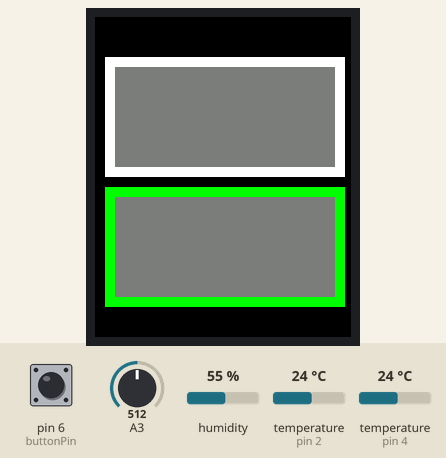
Simulated run of this sketch. Board: Arduino Pro Mini, built with avr-gcc and run on an emulated ATmega328P. Shown: 128×160 colour display. The inputs (shaded band) are chosen by the test bench; at power-on: pin 6 (buttonPin) HIGH, humidity 55 %, temperature (sensors on pin 4, pin 2) 24 °C, A3 = 512.

Above: at 1.3 s.
1.4 s: pin 6 (buttonPin) pulled LOW for 1 s
At 2.35 s:
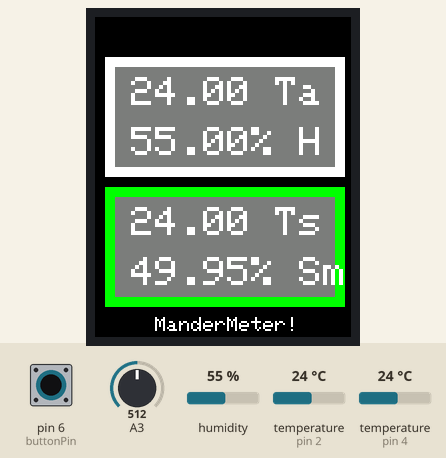
5.9 s: pin 6 (buttonPin) pulled LOW for 3.2 s
10.6 s: humidity set to 22 %
At 13.1 s:
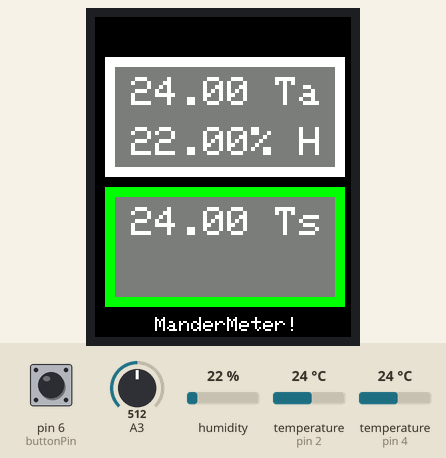
14.1 s: temperature (sensor on pin 4) set to 12 °C
At 15.1 s:
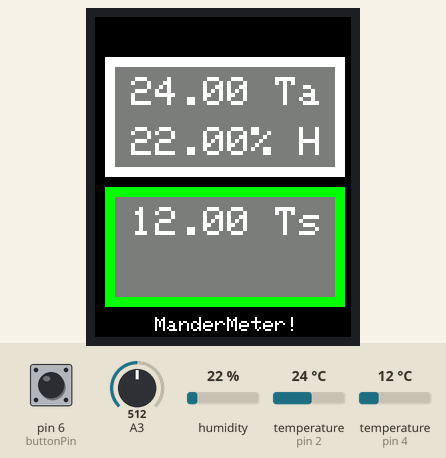
16.1 s: temperature (sensor on pin 2) set to 12 °C
At 19.2 s:
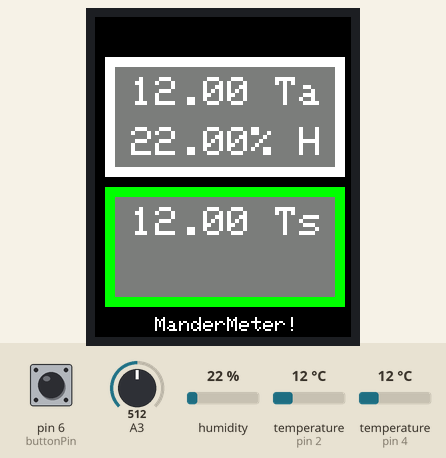
20.2 s: temperature (sensor on pin 4) set to 19 °C
At 21.3 s:
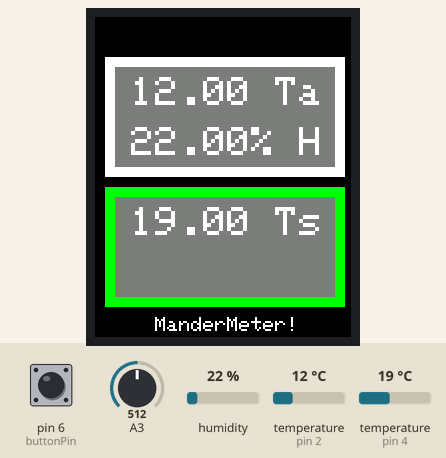
Timing chart, 0 to 23.2 s (numbered marks = the images above; inputs shaded):
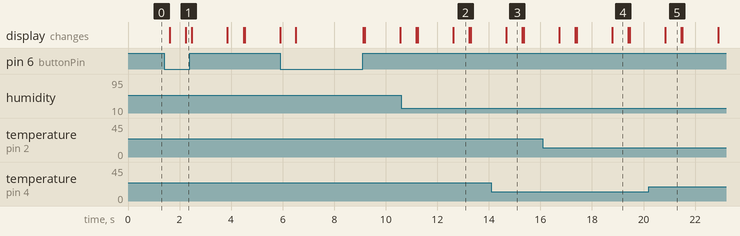

Measured:
- after the input at 1.4 s, the display: first differs from a run without the input after 0.83 s (image 1)
- what the display in image 2 shows lasts 0.6 s, from 12.6 s to 13.2 s

The sketch:

ManderMeter_Code.ino
```cpp
// (licence header left out)
/*Load required libraries. Note: your library use may vary depending on sensors selected;
this configuration assumes an analog 2-prong soil moisture sensor, DHT22 air temperature/moisture sensor, and DS18B20 waterproof
temperature sensor. The screen is a 1.8" TFT display, and the microcontroller is an Arduino Pro Mini. A rocker switch provides
power connection to the battery (STL files designed for a 9V battery, but any supply 3.3V or higher will do). A small arcade
pushbutton switch on the front of the device allows the user to reset initial readings and take new readings. */
#include <Adafruit_GFX.h>    // Core graphics library
#include <Adafruit_ST7735.h> // Hardware-specific library for ST7735
#include <SPI.h>
#include <OneWire.h>
#include <DallasTemperature.h>
#include "DHT.h"
#include "Adafruit_ILI9341.h"

// TFT inputs
#define TFT_CS        10
#define TFT_RST        9
#define TFT_DC         8

// TFT dimensions
#define FIRST_ROW_Y 16
#define FIRST_ROW_X 16

// Soil Temperature Sensor (DS18B20) is plugged into port 4 on the Arduino
#define ONE_WIRE_BUS 4

#define DHTPIN 2     // Digital pin connected to the DHT Air temperature/humidity sensor
#define DHTTYPE DHT22   // Models could be: DHT22  (AM2302), AM2321


// Setup a oneWire instance to communicate with Soil Temperature Sensor
OneWire oneWire(ONE_WIRE_BUS);
// Pass our oneWire reference to Dallas Temperature library
DallasTemperature sensors(&oneWire);
// Store device address
DeviceAddress insideThermometer;

//Set pin for pushbutton to reset loop/take new readings
int buttonPin = 6;

//Set pin for soil moisture sensor readings
int soilPower = 7;

//Define TFT pins
Adafruit_ST7735 tft = Adafruit_ST7735(TFT_CS, TFT_DC, TFT_RST);
DHT dht(DHTPIN, DHTTYPE); //defining DHT sensor

void setup() {
  Serial.begin(9600); //use serial connection for troubleshooting; OK to still initialize w/o it.
  sensors.begin();
  dht.begin();
  if (!sensors.getAddress(insideThermometer, 0)) Serial.println("Unable to find address for Device 0");
  sensors.setResolution(insideThermometer, 12);
  pinMode(buttonPin,INPUT);
  //insideThermometer = { 0x28, 0x1D, 0x87, 0x95, 0xF0, 0x01, 0x3C, 0xA1 }; //Can use this to specify address for thermometer if needed

  tft.initR(INITR_BLACKTAB);   // initialize a ST7735S display, black tab
  tft.fillScreen(ST7735_BLACK);

}
// function to print the temperature to the screen
void printTemperature(DeviceAddress deviceAddress)
{
  float tempC = sensors.getTempC(deviceAddress);
  //Commented material used to troubleshoot; lets the user know via Serial Monitor whether the temperature sensor is disconnected
  //if(tempC == DEVICE_DISCONNECTED_C)
  //{
  //  Serial.println("Error: Could not read temperature data");
  //  return;
  //}
  tft.print(tempC);
  //Uncomment the next line, and comment out the previous line, if you wish to show temperature data in F, not C.
  //tft.print(DallasTemperature::toFahrenheit(tempC));
}
//main loop
void loop() {
  //I prefer visual organization for showing data; modify or delete the function printRectangle() as desired for your needs.
  printRectangle();
  delay(20);

  sensors.requestTemperatures(); // Send the command to get temperatures from DS18B20
  //Get data from DHT22:
  float h = dht.readHumidity();
  float t = dht.readTemperature();

  //get data from soil moisture sensor
  int capread = analogRead(A3);
  //float capval = avgRead(capread); //If you want average readings, uncomment this line.
  float per = avgRead() - 295;
  float per2 = 1 - (per / 728);
  float perH20 = per2 * 100;
  //if (perH20 > 100) perH20 = 100;
  //float test = (avgRead() - 295) / 1023.0;


  //Setting up the display colors, text properties, and pixel locations to provide readings:
  tft.setTextColor(ST7735_WHITE);
  tft.setTextSize(1);
  tft.setRotation(2);
  tft.setCursor(30,150);
  tft.print(F("ManderMeter!"));
  tft.setCursor(18,30);
  tft.setTextSize(2);
  tft.print(t); tft.print(F(" Ta")); // Ta = Air Temperature (Celsius)
  tft.println();
  tft.setCursor(18,55);
  tft.print(h); tft.print(F("% H")); // %H = Relative Humidity (%)
  tft.setCursor(18,95);
  printTemperature(insideThermometer); tft.print(F(" Ts")); // Ts = Soil Temperature (Celsius)
  tft.setCursor(18,120);
  tft.print(avgRead()); tft.print(F("% Sm")); // Sm = Soil Moisture (%)
  tft.setTextSize(2);

  //This While loop tells the system to now wait until the arcade button is pressed. Any small delay will do.
  while (digitalRead(buttonPin) == LOW) {delay(10);}
  //once the button is pressed, fill the screen black and restart the void loop function, again stopping at the while loop.
  tft.fillScreen(ST7735_BLACK);
}

//function to average 50 readings from an analog sensor, assuming the max reading is 1023 counts.
float avgRead(){
  int x;
  int numberOfReadings = 50;
  float value = 0.0;
  float percnt = 0.0;
  float wholeperc = 0.0;
  for(x = 0 ; x < numberOfReadings; x++){
    delay(10);
    value = value + analogRead(A3);
    delay(2);
  }
  value = value / 50;
  percnt = 1 - value / 1023;
  wholeperc = percnt * 100;
  return(wholeperc);
}

//Function to produce the text display rectangles.
void printRectangle()
{
 tft.setRotation(2);
 //Top rectangle
 tft.fillRect(5, 20, 120, 60, ILI9341_WHITE);
 tft.fillRect(10, 25, 110, 50, ILI9341_DARKGREY);

//Bottom rectangle
 tft.fillRect(5, 85, 120, 60, ILI9341_GREEN);
 tft.fillRect(10, 90, 110, 50, ILI9341_DARKGREY);
}
```
